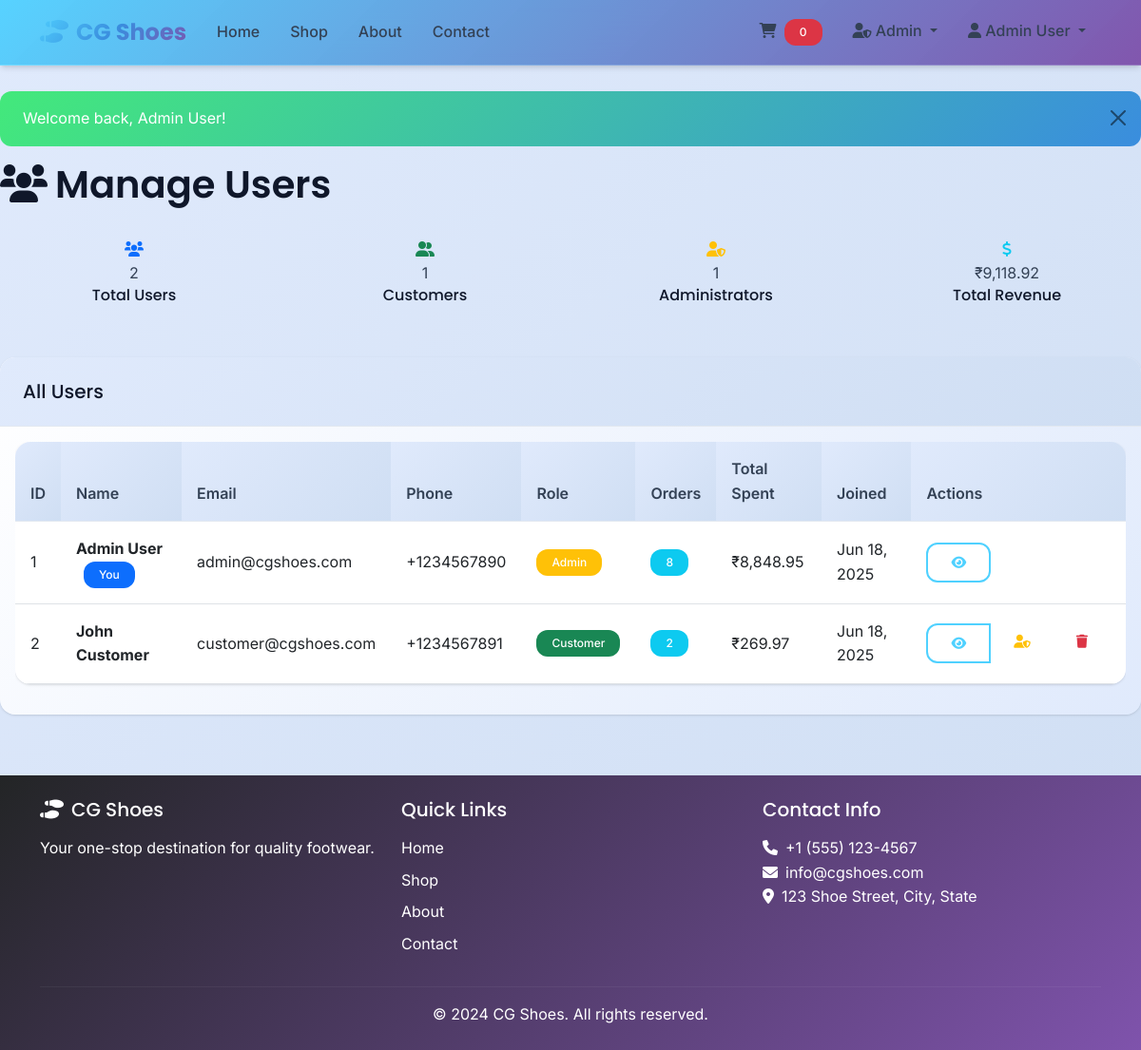
Before: /admin/manage-users.php (signed in) with the older database file.
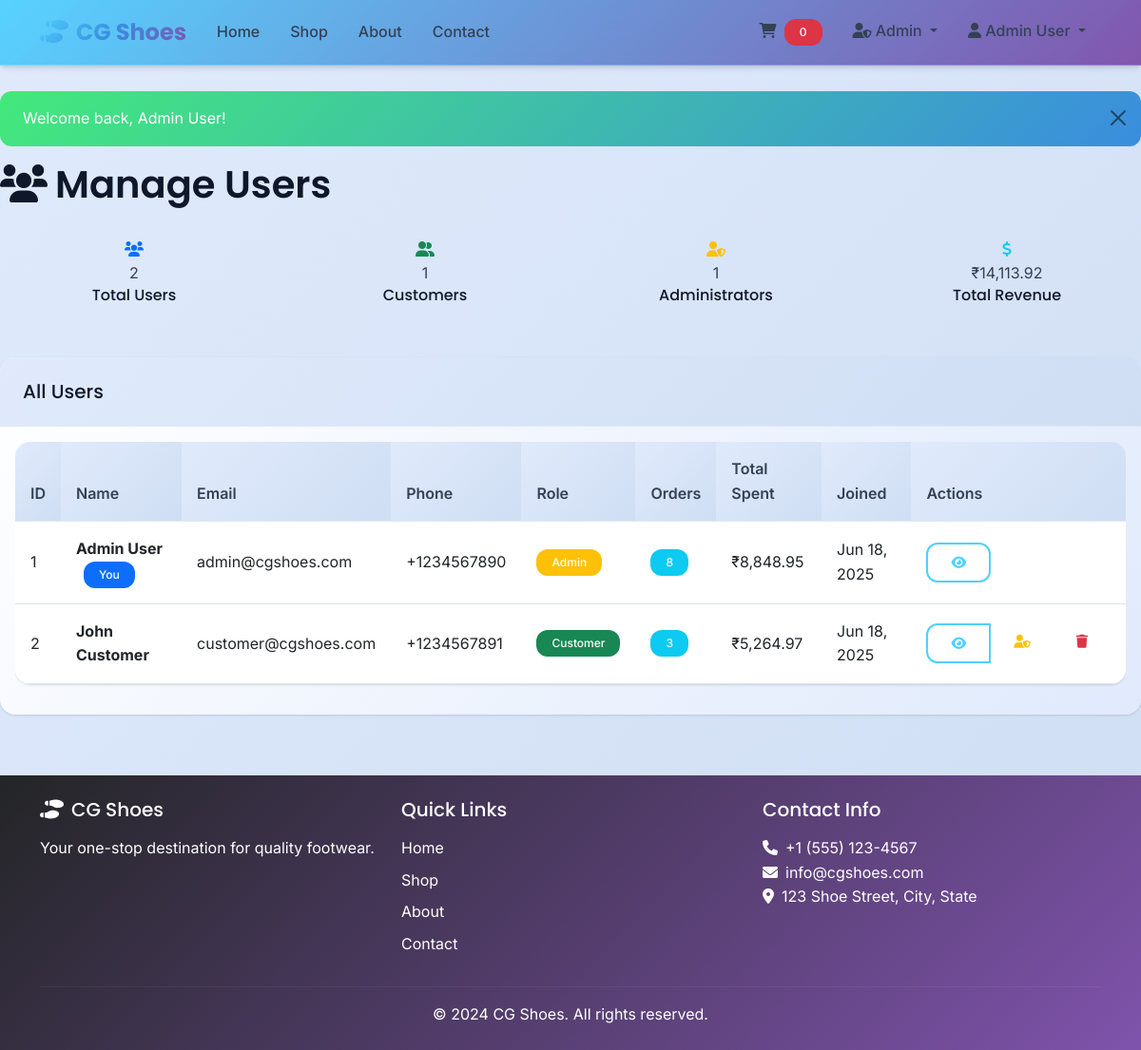
After: the same page with the newer database file.
### tables this page shows
CREATE TABLE `users` (
  `id` int(11) NOT NULL,
  `name` varchar(100) NOT NULL,
  `email` varchar(100) NOT NULL,
  `password` varchar(255) NOT NULL,
  `phone` varchar(15) DEFAULT NULL,
  `address` text DEFAULT NULL,
  `is_admin` tinyint(1) DEFAULT 0,
  `created_at` datetime DEFAULT current_timestamp()
);

### includes/functions.php (called while the page is built, shortened)
<?php
function sanitize($input) {
    return htmlspecialchars(trim($input), ENT_QUOTES, 'UTF-8');
}
function formatPrice($price) {
    return '₹' . number_format($price, 2);
}
?>

### admin/manage-users.php (the view, shortened to what the changed rows need)
<?php
$includes_dir = dirname(__FILE__) . '/../includes';
require_once $includes_dir . '/functions.php';
require_once $includes_dir . '/header.php';
$stmt = $pdo->query("SELECT u.*,
                     COUNT(o.id) as total_orders,
                     SUM(o.total_amount) as total_spent
                     FROM users u
                     LEFT JOIN orders o ON u.id = o.user_id
                     GROUP BY u.id
                     ORDER BY u.created_at DESC");
$users = $stmt->fetchAll();
$total_revenue = array_sum(array_column($users, 'total_spent'));
?>
<div class="row">
    <div class="col-12">
        <div class="d-flex justify-content-between align-items-center mb-4">
            <h2><i class="fas fa-users me-2"></i>Manage Users</h2>
        </div>
    </div>
</div>
<div class="row mb-4">
    <div class="col-xl-3 col-md-6 mb-4">
        <div class="admin-card text-center">
            <div class="card-icon text-info">
                <i class="fas fa-dollar-sign"></i>
            </div>
            <div class="card-number"><?php echo formatPrice($total_revenue); ?></div>
            <h6>Total Revenue</h6>
        </div>
    </div>
</div>
<div class="card">
    <div class="card-body">
        <?php if (empty($users)): ?>
        <div class="text-center py-5">
            <i class="fas fa-users fa-3x text-muted mb-3"></i>
            <h4>No users found</h4>
            <p class="text-muted">Users will appear here once they register.</p>
        </div>
        <?php else: ?>
        <div class="table-responsive">
            <table class="table table-hover">
                <thead>
                    <tr>
                        <th>ID</th>
                        <th>Name</th>
                        <th>Email</th>
                        <th>Phone</th>
                        <th>Role</th>
                        <th>Orders</th>
                        <th>Total Spent</th>
                        <th>Joined</th>
                        <th>Actions</th>
                    </tr>
                </thead>
                <tbody>
                    <?php foreach ($users as $user): ?>
                    <tr>
                        <td><?php echo $user['id']; ?></td>
                        <td>
                            <strong><?php echo sanitize($user['name']); ?></strong>
                        </td>
                        <td><?php echo sanitize($user['email']); ?></td>
                        <td><?php echo sanitize($user['phone']); ?></td>
                        <td>
                            <?php if ($user['is_admin']): ?>
                                <span class="badge bg-warning">Admin</span>
                            <?php else: ?>
                                <span class="badge bg-success">Customer</span>
                            <?php endif; ?>
                        </td>
                        <td>
                            <span class="badge bg-info"><?php echo $user['total_orders']; ?></span>
                        </td>
                        <td><?php echo formatPrice($user['total_spent'] ?: 0); ?></td>
                        <td><?php echo date('M d, Y', strtotime($user['created_at'])); ?></td>
                        <td>
                            <div class="btn-group" role="group">
                                <button type="button" class="btn btn-outline-primary btn-sm"
                                        data-bs-toggle="modal" data-bs-target="#userModal<?php echo $user['id']; ?>">
                                    <i class="fas fa-eye"></i>
                                </button>
                                <?php if ($user['id'] != $_SESSION['user_id']): ?>
                                <form method="POST" style="display: inline;"
                                      onsubmit="return confirm('Are you sure you want to toggle admin status for this user?')">
                                    <button type="submit" name="toggle_admin" class="btn btn-outline-warning btn-sm">
                                        <i class="fas fa-user-shield"></i>
                                    </button>
                                </form>
                                <?php if (!$user['is_admin']): ?>
                                <form method="POST" style="display: inline;"
                                      onsubmit="return confirm('Are you sure you want to delete this user? This action cannot be undone.')">
                                    <button type="submit" name="delete_user" class="btn btn-outline-danger btn-sm">
                                        <i class="fas fa-trash"></i>
                                    </button>
                                </form>
                                <?php endif; ?>
                                <?php endif; ?>
                            </div>
                        </td>
                    </tr>
                    <?php endforeach; ?>
                </tbody>
            </table>
        </div>
        <?php endif; ?>
    </div>
</div>
<?php require_once '../includes/footer.php'; ?>

Changed rows visible on the page:
changed users "John Customer": total_orders "2" → "3"; total_spent "₹269.97" → "₹5,264.97"
Other visible differences:
formatPrice($total_revenue): "₹9,118.92" → "₹14,113.92"
